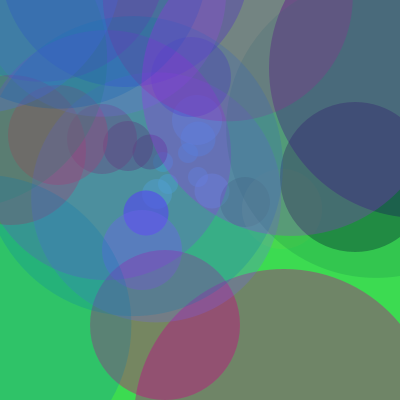
Frame 1 (no input)
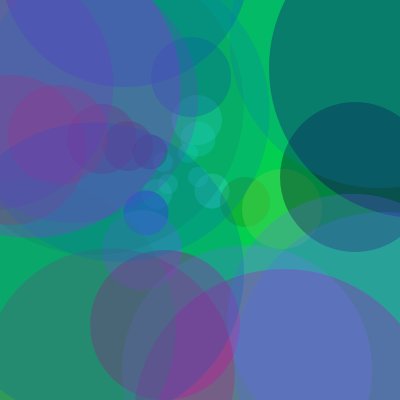
Frame 60 (the mouse pressed at the canvas centre just before this capture)
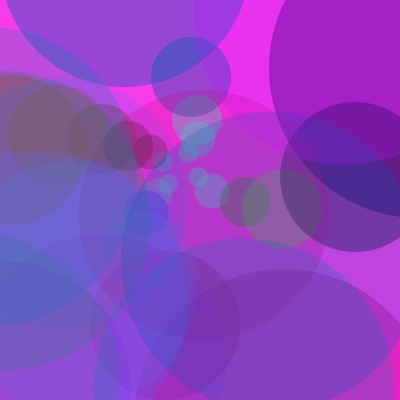
Frame 120 (the mouse held since frame 60 and released just before this capture)

The Processing sketch that drew these frames (run headless with seeded random() and noise(); from frame 60 on, the mouse is pressed at the canvas centre):

// Processing sketch: processing_132097
// ── processing_132097.pde

//canvas
void setup(){
  background(random(256),random(256),random(256));
  size(400, 400);
}

//art
void draw() {
  //instance of many circles
  background(random(256),random(256),random(256));
  
  fill (47,255,209,100);
  noStroke();
  ellipse(198,177,20,20);
  
  fill (73,255,215,100);
  noStroke();
  ellipse(212,191,35,35);

  fill (31,145,20,100);
  noStroke();
  ellipse(245,202,50,50);
  
  fill (89,214,73,100);
  noStroke();
  ellipse(282,209,80,80);
  
  fill (3,21,40,100);
  noStroke();
  ellipse(355,177,150,150);
  
  fill (58,255,212,100);
  noStroke();
  ellipse(168,184,20,20);
  
  fill (73,255,215,100);
  noStroke();
  ellipse(157,194,30,30);
  
  fill (80,60,255,100);
  noStroke();
  ellipse(146,213,45,45);
  
  fill (80,60,255,100);
  noStroke();
  ellipse(146,213,45,45);
  
  fill (129,117,255,100);
  noStroke();
  ellipse(142,250,80,80);
  
  fill (206,3,123,100);
  noStroke();
  ellipse(165,325,150,150);
  
  fill (191,1,138,100);
  noStroke();
  ellipse(284,419,300,300);
  
  fill (20,0,94,100);
  noStroke();
  ellipse(419,68,300,300);
  
  fill (24,255,204,100);
  noStroke();
  ellipse(163,162,20,20);
  
  fill (64,30,20,100);
  noStroke();
  ellipse(150,152,35,35);
  
  fill (90,28,12,100);
  noStroke();
  ellipse(128,146,50,50);
  
  fill (128,43,12,100);
  noStroke();
  ellipse(102,139,70,70);
  
  fill (229,53,2,100);
  noStroke();
  ellipse(58,135,100,100);
  
  fill (230,51,0,100);
  noStroke();
  ellipse(11,150,150,150);
  
  fill (20,255,203,100);
  noStroke();
  ellipse(188,153,20,20);
  
  fill (21,255,204,100);
  noStroke();
  ellipse(198,139,35,35);
  
  fill (49,255,210,100);
  noStroke();
  ellipse(197,120,50,50);
  
  fill (3,87,163,100);
  noStroke();
  ellipse(191,77,80,80);
  
  fill (1,89,184,100);
  noStroke();
  ellipse(125,-38,250,250);
  
  //all main circles completed//////
  //now edge circles
  
  fill (112,96,255,60);
  noStroke();
  ellipse(random(-50,400),random(-50,400),250,250);
  
  fill (134,121,255,60);
  noStroke();
  ellipse(random(-50,400),random(-50,400),250,250);
  
  fill (152,2,202,60);
  noStroke();
  ellipse(random(-50,400),random(-50,400),250,250);
  
  fill (183,19,255,60);
  noStroke();
  ellipse(random(-50,400),random(-50,400),250,250);
  
  fill (206,0,122,60);
  noStroke();
  ellipse(random(-50,400),random(-50,400),250,250);
  
  fill (20,131,73,60);
  noStroke();
  ellipse(random(-50,400),random(-50,400),300,300);
  
  fill (42,142,90,60);
  noStroke();
  ellipse(random(-50,400),random(-50,400),300,300);
  
  fill (3,124,176,60);
  noStroke();
  ellipse(random(-50,400),random(-50,400),300,300);
  
  fill (3,120,180,60);
  noStroke();
  ellipse(random(-50,400),random(-50,400),300,300);
  
  fill (80,100,255,60);
  noStroke();
  ellipse(random(-50,400),random(-50,400),300,300);
  
  fill (1,88,184,60);
  noStroke();
  ellipse(random(-50,400),random(-50,400),300,300);
  
  fill (183,19,255,60);
  noStroke();
  ellipse(random(-50,400),random(-50,400),300,300);
}
